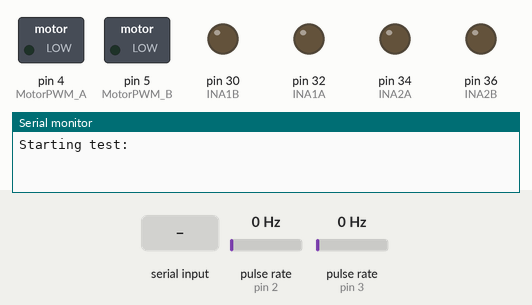
This sketch was run on a simulated Arduino Mega 2560, built with avr-gcc and run on an emulated ATmega2560. Parts: switched loads named in the sketch (green lamp = pin HIGH), output pins drawn as LEDs (lit = HIGH), the last lines printed to the serial monitor. Wiring (inferred from the names in the program): 2 × pulse sensor: data pin 2 / data pin 3. Inputs (shaded band) come from the test bench; at power-on: pulse rate (sensors on pin 2, pin 3) 0 Hz.

Above: at 1.2 s.
1.3 s: "start\n" received over the second serial link
At 2.36 s:
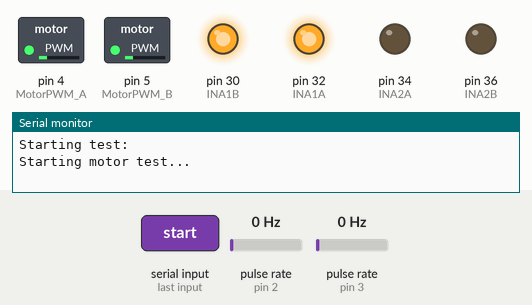
At 6.9 s:
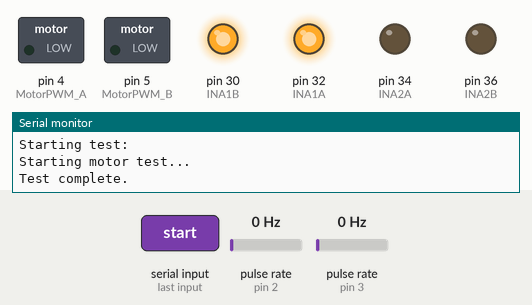
Timing chart, 0 to 8.4 s (numbered marks = the images above; inputs shaded):
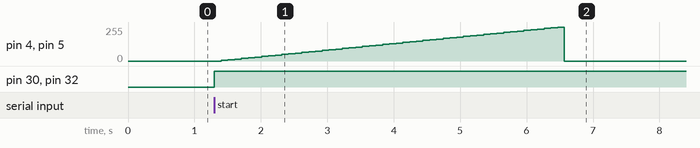

The sketch:

cs328_lab5_wheels.ino
```cpp
//************************************************************
// File: CS328_lab5_wheels
// Purpose: Control speed of wheel rotation via PWM input
// Receive data to the bluetooth module
// Group 5: Elena Van, Raner Chow, Audrey Saidel
//************************************************************
// MOTOR WHEELS
#define MotorPWM_A 4 // Left motor
#define MotorPWM_B 5 // Right motor
// Left Motor Rotation pins
#define INA1A 32
#define INA2A 34
// Right Motor Rotation pins
#define INA1B 30
#define INA2B 36

// ENCODER
#define ENCODER_LEFT 2  // Encoder for Left Motor
#define ENCODER_RIGHT 3  // Encoder for Right Motor

// Encoder counters for counting pulses
static volatile int16_t count_left=0;
static volatile int16_t count_right = 0;

// 3.215 = (60sec/0.1sec)/(48gear ratio * 4pulses/rev)
float rotation=3.125;
float RPM_left = 0;
float RPM_right = 0;

bool testStarted = false; // Keeps track if the test is running

//************************************************************
// Method: ISRMotorLeft() & ISRMotorRight()
// Input: NONE
// Description: Function that is called during interrupt to
//    make sure the pulses are counted
//************************************************************
void ISRMotorLeft()
{
  count_left++; // increment pulse counter for left motor
}
void ISRMotorRight()
{
  count_right++; // increment pulse counter for right motor
}

//************************************************************
// Method: setup
// Input: ENCODER_LEFT, ENCODER_RIGHT
// Description: Initialize bluetooth on Serial2
//    set pins for motors and encoders
//
//************************************************************
void setup() {
    Serial.begin(9600);  // Start serial output for monitoring
    Serial2.begin(38400);
    pinMode(MotorPWM_A, OUTPUT);
    pinMode(MotorPWM_B, OUTPUT);
    pinMode(INA1A, OUTPUT);
    pinMode(INA2A, OUTPUT);
    pinMode(INA1B, OUTPUT);
    pinMode(INA2B, OUTPUT);

    pinMode(ENCODER_LEFT, INPUT_PULLUP);
    pinMode(ENCODER_RIGHT, INPUT_PULLUP);
    attachInterrupt(digitalPinToInterrupt(ENCODER_LEFT), ISRMotorLeft, FALLING);
    attachInterrupt(digitalPinToInterrupt(ENCODER_RIGHT), ISRMotorRight, FALLING);

    Serial.println("Starting test: \n");
}
//************************************************************
// Method: loop()
// Input: NONE
// Description: Initialize bluetooth on Serial2
//    set pins for motors and encoders
//
//************************************************************
void loop(){
 if (Serial2.available()) {
    String command = Serial2.readStringUntil('\n');
    command.trim(); // remove newline or spaces
    // Start command starts the testing
    if (command.equalsIgnoreCase("start") && !testStarted) {
      testStarted = true;
      bluetoothStart();
    }
  }
}

//************************************************************
// Method: Forward()
// Input: int speed - value(0-255)
// Description:  Rotate the motor in a clockwise fashion
//    in order to go forward
//    speed determines how much power is sent
//************************************************************
void Forward(int speed)
{
  analogWrite(MotorPWM_A, speed);
  analogWrite(MotorPWM_B, speed);

  // Left Motor
  digitalWrite(INA1A, HIGH);
  digitalWrite(INA2A, LOW);

  // Right Motor
  digitalWrite(INA1B, HIGH);
  digitalWrite(INA2B, LOW);
}

//************************************************************
// Method: increaseSpeed()
// Input: NONE
// Description: Gradually increases speed (PWM) in from 0-255
//   incrementing by 5. Also calculate RPM
//
//************************************************************
void increaseSpeed() {
  for (int speed = 0; speed <= 255; speed += 5) { // Increments from 0-255 by five
    // Everytime speed is changed pulse counters sent back to zero
    count_left = 0;
    count_right = 0;
    // Calls forward function with desired speed
    Forward(speed);
    delay(100); // Window
    // Calculate RPM for speed
    RPM_left = count_left * rotation;
    RPM_right = count_right * rotation;
    // Send results to bluetooth module
   sendBluetooth(speed, RPM_left, RPM_right);
  }
    // Shut off motors
    analogWrite(MotorPWM_A, 0);
    analogWrite(MotorPWM_B, 0);
    Serial2.println("Test complete.");
}

//************************************************************
// Method: sendBluetooth()
// Input: float PWM, float leftRPM, float rightRPM
// Description: Send PWM and RPM to the bluetooth module
//   outputs: (PWM, LEFTRPM, RIGHTRPM)
//   for graphing points
//************************************************************
void sendBluetooth(float PWM,float leftRPM, float rightRPM ){
  Serial2.print(PWM);
  Serial2.print(", ");
  Serial2.print(leftRPM);
  Serial2.print(", ");
  Serial2.println(rightRPM);
}

//************************************************************
// Method: bluetoothStart()
// Input: NONE
// Description: Triggers when start is sent to the bluetooth module
//  Sets the boolea condition to false at the end so we can restart test
//   Shows when test is started and test is completed
//************************************************************
void bluetoothStart() {
  Serial2.println("Starting motor test...");
  Serial.println("Starting motor test...");
  increaseSpeed();
  Serial2.println("Test complete.");
  Serial.println("Test complete.");
  testStarted = false; // Allow restarting if needed
}
```

Measured:
- after the input at 1.3 s, pin 4 (MotorPWM_A), pin 5 (MotorPWM_B): rises from 0/255 to 255/255 in 5.1 s, then falls to 0/255 in 0.10 s; pin 30 (INA1B), pin 32 (INA1A): LOW → HIGH at once
